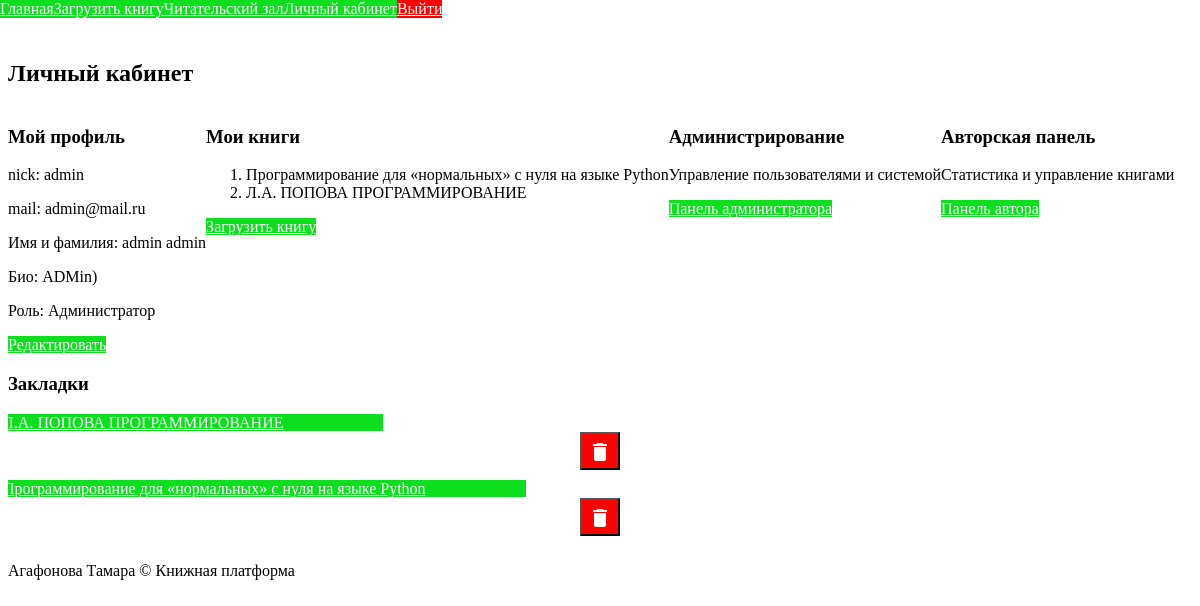
Before: /user/dashboard (signed in) with the older database file.
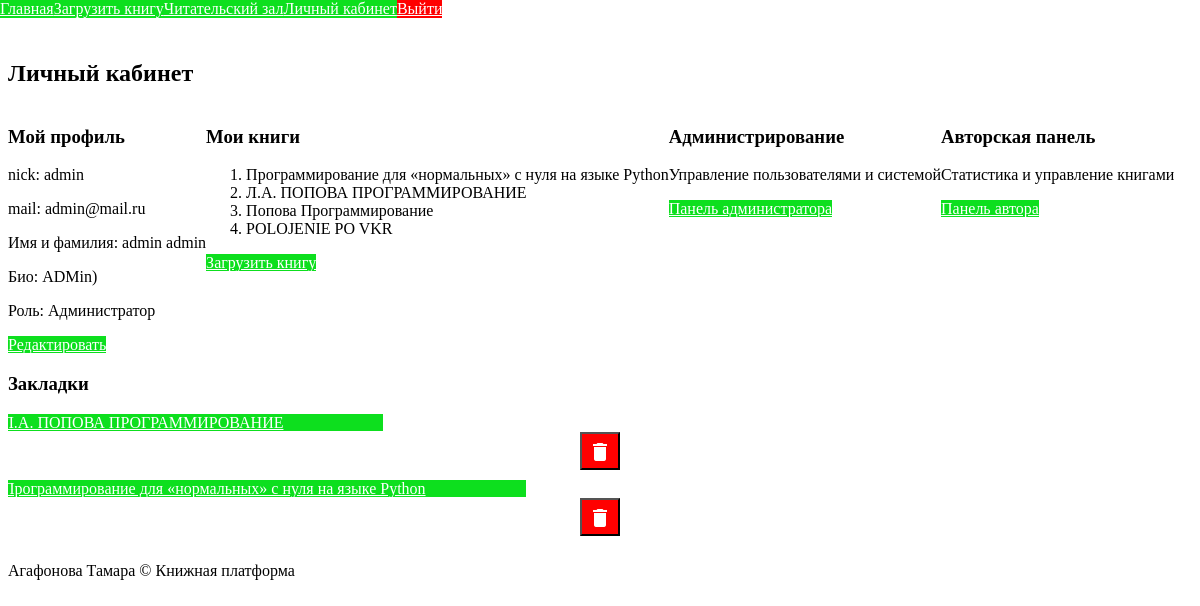
After: the same page with the newer database file.
### app/books/models.py (models this page shows)
class Book(db.Model):
    __tablename__ = 'books'
    id = db.Column(db.Integer, primary_key=True)
    title = db.Column(db.String(200), nullable=False)
    description = db.Column(db.Text)
    author_id = db.Column(db.Integer, db.ForeignKey('users.id'))
    published_at = db.Column(db.DateTime, default=datetime.now)
    file_path = db.Column(db.String(255))
    cover_image = db.Column(db.String(255))
    status = db.Column(db.String(255), default='pending')
    genres = db.relationship('Genre', secondary='book_genres', back_populates='books')
    bookmarks = db.relationship('Bookmark', backref='book')
    likes = db.relationship('Like', backref='book')
    comments = db.relationship('Comment', backref='book')

class Bookmark(db.Model):
    __tablename__ = 'bookmarks'
    id = db.Column(db.Integer, primary_key=True)
    user_id = db.Column(db.Integer, db.ForeignKey('users.id'))
    book_id = db.Column(db.Integer, db.ForeignKey('books.id'))
    page = db.Column(db.Integer)
    created_at = db.Column(db.DateTime, default=datetime.now)

### app/user/routes.py (the view)
@user_bp.route('/dashboard')
@login_required
def dashboard():
    bookmarks = Bookmark.query.filter_by(user_id=current_user.id).all()
    uploaded_books = Book.query.filter_by(author_id=current_user.id).all()
    return render_template(
        'user/dashboard.html',
        bookmarks=bookmarks,
        uploaded_books=uploaded_books,
        UserRole=UserRole
    )

### app/auth/models.py (called while the page is built)
    @property
    def is_active(self):
        if not self.is_active_status:
            return False
        if self.blocked_until and self.blocked_until > datetime.now():
            return False
        if self.blocked_until and self.blocked_until <= datetime.now():
            self.blocked_until = None
            self.failed_login_attempts = 0
        return True

### app/templates/user/dashboard.html (shortened to what this page needs)
{% extends 'base.html' %}
{% block content %}
  <div class="mui-container">
    <div class="mui-panel">
      <h2>Личный кабинет</h2>
      <div class="mui-row" style="display: flex; flex-wrap: wrap;">
        <div class="mui-col-md-4">
          <div class="mui-panel">
            <h3>Мой профиль</h3>
            <p>nick: {{ current_user.username }}</p>
            <p>mail: {{ current_user.email }}</p>
            {% if current_user.first_name != None and current_user.last_name != None %}
              <p>Имя и фамилия: {{ current_user.first_name }} {{ current_user.last_name }}</p>
            {% endif %}
            {% if current_user.bio != None %}
              <p>Био: {{ current_user.bio }}</p>
            {% endif %}
            <p>
              Роль:{% if current_user.role == UserRole.MODERATOR %}
                Модератор
              {% elif current_user.role == UserRole.ADMIN %}
                Администратор
              {% else %}
                Читатель
              {% endif %}
            </p>
            <a href="{{ url_for('auth.profile') }}" class="mui-btn mui-btn--primary">Редактировать</a>
          </div>
        </div>
        {% if current_user.role == UserRole.MODERATOR or current_user.role == UserRole.ADMIN %}
          <div class="mui-col-md-4">
            <div class="mui-panel">
              <h3>Мои книги</h3>
              {% if uploaded_books %}
                <ol>
                  {% for book in uploaded_books %}
                    <li>{{ book.title }}</li>
                  {% endfor %}
                </ol>
              {% else %}
                <p>Вы еще не загрузили книг</p>
              {% endif %}
              <a href="{{ url_for('books.upload_book') }}" class="mui-btn mui-btn--primary">Загрузить книгу</a>
            </div>
          </div>
        {% endif %}
        {% if current_user.role == UserRole.ADMIN %}
          <div class="mui-col-md-4">
            <div class="mui-panel">
              <h3>Администрирование</h3>
              <p>Управление пользователями и системой</p>
              <a href="{{ url_for('admin.manage_users') }}" class="mui-btn mui-btn--primary">Панель администратора</a>
            </div>
          </div>
        {% endif %}
        {% if current_user.role == UserRole.MODERATOR or current_user.role == UserRole.ADMIN %}
          <div class="mui-col-md-4">
            <div class="mui-panel">
              <h3>Авторская панель</h3>
              <p>Статистика и управление книгами</p>
              <a href="{{ url_for('author.author_dashboard') }}" class="mui-btn mui-btn--primary">Панель автора</a>
            </div>
          </div>
        {% endif %}
        <div class="mui-col-md-4" style="width: 100%;">
          <div class="mui-panel" style="overflow: hidden;">
            <h3>Закладки</h3>
            {% if bookmarks %}
              <div class="mui-col-md-4">
                {% for bookmark in bookmarks %}
                  <div class="mui-row" style="margin-bottom: 10px; display: flex; align-items: center; flex-direction: column;">
                    <div class="mui-col-md-8" style="margin-right: 10px; ">
                      <a href="{{ url_for('books.read_book', book_id=bookmark.book.id) }}" class="mui-btn mui-btn--primary" style=" margin-right: 220px; padding-right: 100px; overflow: hidden;">{{ bookmark.book.title }}</a>
                    </div>
                    <div class="mui-col-md-4">
                      <form action="{{ url_for('user.delete_bookmark', bookmark_id=bookmark.id) }}" method="POST" style="display: inline;">
                        <button type="submit" class="mui-btn mui-btn--danger">
                          <span class="material-icons" style="margin-top: 5px;">delete</span>
                        </button>
                      </form>
                    </div>
                  </div>
                {% endfor %}
              </div>
            {% else %}
              <p>У вас пока нет закладок</p>
            {% endif %}
          </div>
        </div>
      </div>
    </div>
  </div>
{% endblock %}

Changed rows visible on the page:
added Book: title "Попова Программирование"
added Book: title "POLOJENIE PO VKR"
